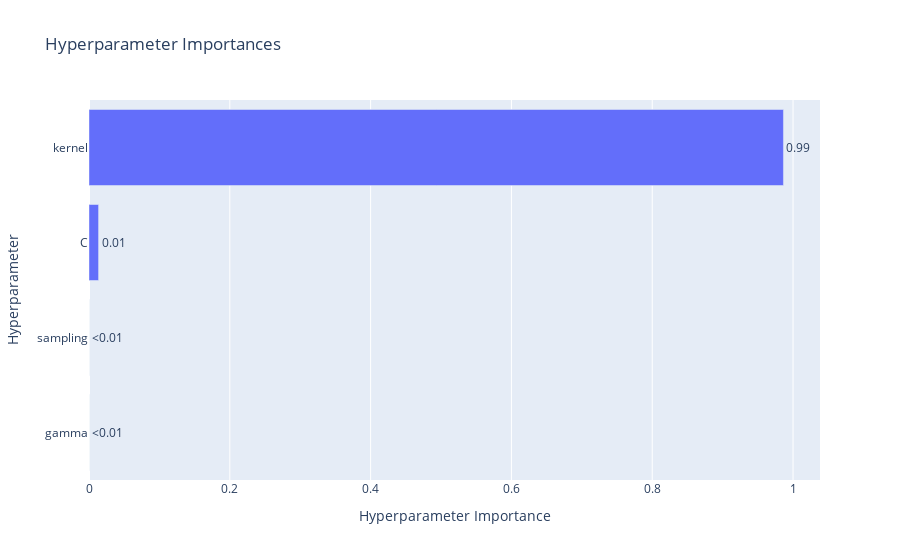

The notebook cell saved with this chart:
### Code cell
optuna.visualization.plot_param_importances(study)

### Figure 1 — Plotly figure (JSON) as saved in the notebook; plotly's stock layout.template omitted (floating-point values rounded to 4 significant figures)
{"data": [{"cliponaxis": false, "hovertemplate": ["gamma (CategoricalDistribution): 2.9756728837729296e-06<extra></extra>", "sampling (CategoricalDistribution): 1.0133114794673136e-05<extra></extra>", "C (FloatDistribution): 0.013607297654482419<extra></extra>", "kernel (CategoricalDistribution): 0.9863795935578391<extra></extra>"], "name": "Objective Value", "orientation": "h", "text": ["<0.01", "<0.01", "0.01", "0.99"], "textposition": "outside", "type": "bar", "x": [2.976e-06, 1.013e-05, 0.01361, 0.9864], "y": ["gamma", "sampling", "C", "kernel"]}], "layout": {"title": {"text": "Hyperparameter Importances"}, "xaxis": {"title": {"text": "Hyperparameter Importance"}}, "yaxis": {"title": {"text": "Hyperparameter"}}}}
